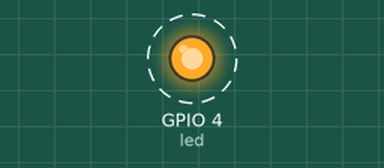
This program was run on a simulated Raspberry Pi (BCM pin numbers). Shown: output pins drawn as LEDs (lit = HIGH). Dashed ring = blinking. What the program prints to the terminal is not drawn.

Above: at 0.2 s.
Timing chart, 0 to 3.0 s (numbered marks = the images above):
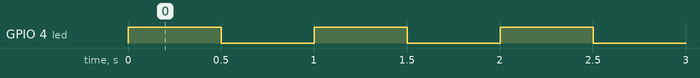

Measured:
- by itself, GPIO 4 (led): alternates HIGH for 0.50 s and LOW for 0.50 s

The program:

LED1.py
```python
import time, os
import gpiozero as io # using LED zero
led = io.LED(4) # make pin 4 into an output

print("LED blinker using gpiozero - By Mike Cook")

print("Ctrl C to quit")

while True:
 led.on()
 time.sleep(0.50)
 led.off()
 time.sleep(0.50)
```
